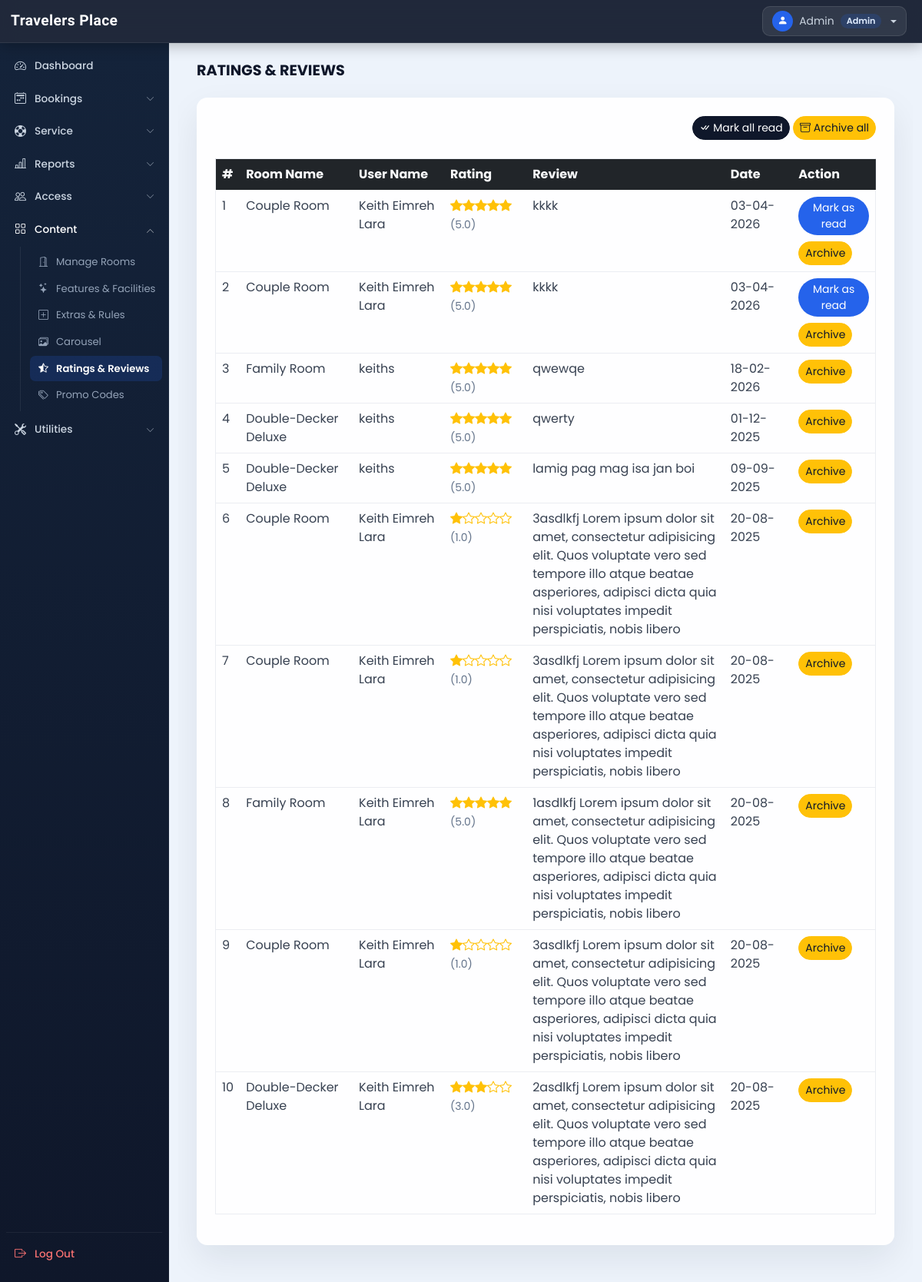
The page /admin/rate_review.php (signed in) on the database its author committed.
### tables this page shows
CREATE TABLE `rating_review` (
  `sr_no` int(11) NOT NULL AUTO_INCREMENT,
  `booking_id` int(11) NOT NULL,
  `room_id` int(11) NOT NULL,
  `user_id` int(11) NOT NULL,
  `rating` int(11) NOT NULL,
  `review` varchar(200) NOT NULL,
  `seen` int(11) NOT NULL DEFAULT 0,
  `datentime` datetime NOT NULL DEFAULT current_timestamp(),
  `is_archived` tinyint(1) NOT NULL DEFAULT 0,
  `archived_at` datetime DEFAULT NULL,
  PRIMARY KEY (`sr_no`),
  KEY `booking_id` (`booking_id`),
  KEY `room_id` (`room_id`),
  KEY `user_id` (`user_id`),
  KEY `idx_rating_review_seen_archived` (`seen`,`is_archived`),
  KEY `idx_rating_review_datentime` (`datentime`),
  CONSTRAINT `rating_review_ibfk_1` FOREIGN KEY (`booking_id`) REFERENCES `booking_order` (`booking_id`),
  CONSTRAINT `rating_review_ibfk_2` FOREIGN KEY (`room_id`) REFERENCES `rooms` (`id`),
  CONSTRAINT `rating_review_ibfk_3` FOREIGN KEY (`user_id`) REFERENCES `user_cred` (`id`)
);

CREATE TABLE `rooms` (
  `id` int(11) NOT NULL AUTO_INCREMENT,
  `name` varchar(150) NOT NULL,
  `area` int(11) NOT NULL,
  `price` int(11) NOT NULL,
  `quantity` int(11) NOT NULL,
  `adult` int(11) NOT NULL,
  `children` int(11) NOT NULL,
  `description` varchar(350) NOT NULL,
  `status` tinyint(4) NOT NULL DEFAULT 1,
  `removed` int(11) NOT NULL DEFAULT 0,
  `archived_at` datetime DEFAULT NULL,
  `is_archived` tinyint(1) NOT NULL DEFAULT 0,
  PRIMARY KEY (`id`)
);

CREATE TABLE `user_cred` (
  `id` int(11) NOT NULL AUTO_INCREMENT,
  `name` varchar(100) NOT NULL,
  `email` varchar(150) NOT NULL,
  `address` varchar(120) NOT NULL,
  `phonenum` varchar(100) NOT NULL,
  `pincode` int(11) NOT NULL,
  `dob` date NOT NULL,
  `profile` varchar(100) NOT NULL,
  `password` varchar(200) NOT NULL,
  `is_verified` int(11) NOT NULL DEFAULT 0,
  `token` varchar(200) DEFAULT NULL,
  `t_expire` date DEFAULT NULL,
  `status` int(11) NOT NULL DEFAULT 1,
  `is_archived` tinyint(1) NOT NULL DEFAULT 0,
  `datentime` datetime NOT NULL DEFAULT current_timestamp(),
  `username` varchar(100) DEFAULT NULL,
  `verification_code` varchar(255) DEFAULT NULL,
  PRIMARY KEY (`id`),
  UNIQUE KEY `uniq_user_cred_username` (`username`),
  KEY `idx_user_cred_status_datentime` (`status`,`datentime`)
);

### admin/rate_review.php (the view, shortened to what this page needs)
<?php
  function render_rating_stars($rating_raw){
    $rating = is_numeric($rating_raw) ? (float)$rating_raw : 0.0;
    $full = (int)floor($rating);
    $frac = $rating - $full;
    $half = ($frac >= 0.25 && $frac < 0.75) ? 1 : 0;
    $empty = max(0, 5 - $full - $half);
    $title = htmlspecialchars(number_format($rating, 1), ENT_QUOTES);
    $html = "<span class='text-warning' title='{$title}/5' aria-label='Rating {$title} out of 5'>";
    for($i=0;$i<$full;$i++){ $html .= "<i class='bi bi-star-fill'></i>"; }
    for($i=0;$i<$empty;$i++){ $html .= "<i class='bi bi-star'></i>"; }
    $html .= "</span> <span class='text-muted small'>({$title})</span>";
    return $html;
  }
?>
<!DOCTYPE html>
<html lang="en">
<head>
  <?php require('inc/links.php'); ?>
</head>
<body class="bg-light">
  <?php require('inc/header.php'); ?>
  <div class="container-fluid" id="main-content">
    <div class="row">
      <div class="col-lg-10 ms-auto p-4 overflow-hidden">
        <h3 class="mb-4">RATINGS & REVIEWS</h3>
        <div class="card border-0 shadow-sm mb-4">
          <div class="card-body">
            <div class="text-end mb-4">
              <a href="?seen=all" class="btn btn-dark rounded-pill shadow-none btn-sm">
                <i class="bi bi-check-all"></i> Mark all read
              </a>
              <a href="?archive=all" class="btn btn-warning rounded-pill shadow-none btn-sm">
                <i class="bi bi-archive"></i> Archive all
              </a>
            </div>
            <div class="table-responsive-md">
              <table class="table table-hover border">
                <thead>
                  <tr class="bg-dark text-light">
                    <th scope="col">#</th>
                    <th scope="col">Room Name</th>
                    <th scope="col">User Name</th>
                    <th scope="col">Rating</th>
                    <th scope="col" width="30%">Review</th>
                    <th scope="col">Date</th>
                    <th scope="col">Action</th>
                  </tr>
                </thead>
                <tbody>
                  <?php
                    $q = "SELECT rr.*,uc.name AS uname, r.name AS rname FROM `rating_review` rr
                      INNER JOIN `user_cred` uc ON rr.user_id = uc.id
                      INNER JOIN `rooms` r ON rr.room_id = r.id
                      WHERE rr.is_archived = 0
                      ORDER BY `sr_no` DESC";
                    $data = mysqli_query($con,$q);
                    $i=1;
                    while($row = mysqli_fetch_assoc($data))
                    {
                      $date = date('d-m-Y',strtotime($row['datentime']));
                      $rating_stars = render_rating_stars($row['rating'] ?? 0);
                      $seen='';
                      if($row['seen']!=1){
                        $seen = "<a href='?seen=$row[sr_no]' class='btn btn-sm rounded-pill btn-primary mb-2'>Mark as read</a> <br>";
                      }
                      $seen.="<a href='?archive=$row[sr_no]' class='btn btn-sm rounded-pill btn-warning'>Archive</a>";
                      echo<<<query
                        <tr>
                          <td>$i</td>
                          <td>$row[rname]</td>
                          <td>$row[uname]</td>
                          <td>$rating_stars</td>
                          <td>$row[review]</td>
                          <td>$date</td>
                          <td>$seen</td>
                        </tr>
                      query;
                      $i++;
                    }
                  ?>
                </tbody>
              </table>
            </div>
          </div>
        </div>
      </div>
    </div>
  </div>
</body>
</html>

### admin/css/common.css (style rules this page uses)
:root { --teal: #2ec1ac; --teal_hover: #279e8c; }
* { font-family: 'Poppins', sans-serif; }
body.bg-light { background: linear-gradient(135deg, #f5f7fa 0%, #c3cfe2 100%); min-height: 100vh; }

### admin/css/layout.css (style rules this page uses)
:root { --sidebar-bg: #0f172a; --sidebar-hover: rgba(255,255,255,0.07); --sidebar-active-bg: #1e3a5f; --sidebar-text: #cbd5e1; --sidebar-text-active: #fff; --navbar-bg: rgba(15,23,42,0.95); --sidebar-width: 220px; --navbar-height: 56px; --accent: #3b82f6; }
body { background: #f1f5f9 !important; padding-top: var(--navbar-height) !important; padding-left: var(--sidebar-width) !important; }
#main-content > .row { margin: 0; }
#main-content > .row > [class*="col-"] { max-width: 100% !important; width: 100% !important; flex: 0 0 100% !important; margin-left: 0 !important; padding-right: 0; }
#main-content .card { background: #fff; border: none !important; border-radius: 14px; box-shadow: 0 2px 16px rgba(0,0,0,0.07); }
#main-content .card-body { padding: 1.5rem; }
#main-content h3 { font-size: 1.2rem; font-weight: 700; color: #0f172a; }
.btn-primary { background: #3b82f6; border: none; border-radius: 8px; }
.btn-dark { background: #0f172a; border-color: #0f172a; border-radius: 8px; }
#main-content .table { color: #374151; }
#main-content .table thead { background: #0f172a; color: #fff; }

### admin/css/admin-theme.css (style rules this page uses)
:root { --admin-accent: #2563eb; --admin-accent-rgb: 37, 99, 235; --admin-sidebar-bg: #14233a; --admin-sidebar-bg-strong: #0f172a; --admin-navbar-bg: rgba(15, 23, 42, 0.92); --admin-page-bg: #edf3fb; --admin-surface: rgba(255, 255, 255, 0.96); --admin-surface-muted: #f8fbff; --admin-border: rgba(148, 163, 184, 0.28); --admin-text: #0f172a; --admin-text-muted: #64748b; --admin-card-shadow: 0 18px 45px rgba(15, 23, 42, 0.08); --admin-menu-bg: #132136; --admin-menu-border: rgba(255, 255, 255, 0.08); --admin-menu-text: #d7e1ee; --admin-menu-text-muted: #94a3b8; --admin-sidebar-text: #d7e1ee; --admin-sidebar-text-active: #ffffff; --admin-sidebar-hover: rgba(255, 255, 255, 0.08); --admin-sidebar-active-bg: rgba(37, 99, 235, 0.18); --admin-login-bg: radial-gradient(circle at top left, rgba(37, 99, 235, 0.18), transparent 32%), radial-gradient(circle at bottom right, rgba(59, 130, 246, 0.12), transparent 28%), linear-gradient(135deg, #f7fbff 0%, #e9f0f9 52%, #dde7f3 100%); --admin-login-card: rgba(255, 255, 255, 0.92); --admin-login-card-border: rgba(255, 255, 255, 0.86); --admin-login-input: rgba(248, 250, 252, 0.98); --admin-login-input-border: #d7e2ee; --admin-login-input-text: #102033; --admin-login-muted: #607086; --admin-login-toggle-bg: rgba(255, 255, 255, 0.82); --admin-login-shadow: 0 25px 65px rgba(15, 23, 42, 0.14); }
body:not(.admin-auth-page) { background: var(--admin-page-bg) !important; color: var(--admin-text); transition: background-color 0.25s ease, color 0.25s ease; }
#main-content .card, .modal-content, .offcanvas, .dropdown-menu:not(.profile-dropdown):not(.theme-dropdown-menu) { background: var(--admin-surface) !important; color: var(--admin-text) !important; border-color: var(--admin-border) !important; box-shadow: var(--admin-card-shadow) !important; }
#main-content .text-muted, #main-content .text-secondary, .modal-content .text-muted, .modal-content .text-secondary { color: var(--admin-text-muted) !important; }
.btn-primary, .custom-bg, .nav-tabs .nav-link.active { background: var(--admin-accent) !important; border-color: var(--admin-accent) !important; }
.btn-success, .btn-danger, .btn-warning, .btn-info, .btn-secondary, .btn-dark { color: #ffffff !important; }
.btn-warning, .btn-info { color: #0f172a !important; }
a, .nav-tabs .nav-link:hover { color: var(--admin-accent); }
#main-content .border, #main-content .border-top, #main-content .border-bottom, #main-content .border-start, #main-content .border-end, .modal-content .border, .modal-content .border-top, .modal-content .border-bottom, .modal-content .border-start, .modal-content .border-end { border-color: rgba(148, 163, 184, 0.18) !important; }

### rows shown on the page
rating_review: room.name "Couple Room", user.name "Keith Eimreh Lara", rating "5.0", review "kkkk", datentime "03-04-2026"
rating_review: room.name "Couple Room", user.name "Keith Eimreh Lara", rating "5.0", review "kkkk", datentime "03-04-2026"
rating_review: room.name "Family Room", user.name "keiths", rating "5.0", review "qwewqe", datentime "18-02-2026"
rating_review: room.name "Double-Decker Deluxe", user.name "keiths", rating "5.0", review "qwerty", datentime "01-12-2025"
rating_review: room.name "Double-Decker Deluxe", user.name "keiths", rating "5.0", review "lamig pag mag isa jan boi", datentime "09-09-2025"
rating_review: room.name "Couple Room", user.name "Keith Eimreh Lara", rating "1.0", review "3asdlkfj Lorem ipsum dolor sit amet, consectetur adipisicing elit. Quos voluptate vero sed tempore illo atque beatae asperiores, adipisci dicta quia nisi voluptates impedit perspiciatis, nobis libero", datentime "20-08-2025"
rating_review: room.name "Couple Room", user.name "Keith Eimreh Lara", rating "1.0", review "3asdlkfj Lorem ipsum dolor sit amet, consectetur adipisicing elit. Quos voluptate vero sed tempore illo atque beatae asperiores, adipisci dicta quia nisi voluptates impedit perspiciatis, nobis libero", datentime "20-08-2025"
rating_review: room.name "Family Room", user.name "Keith Eimreh Lara", rating "5.0", review "1asdlkfj Lorem ipsum dolor sit amet, consectetur adipisicing elit. Quos voluptate vero sed tempore illo atque beatae asperiores, adipisci dicta quia nisi voluptates impedit perspiciatis, nobis libero", datentime "20-08-2025"
rating_review: room.name "Couple Room", user.name "Keith Eimreh Lara", rating "1.0", review "3asdlkfj Lorem ipsum dolor sit amet, consectetur adipisicing elit. Quos voluptate vero sed tempore illo atque beatae asperiores, adipisci dicta quia nisi voluptates impedit perspiciatis, nobis libero", datentime "20-08-2025"
rating_review: room.name "Double-Decker Deluxe", user.name "Keith Eimreh Lara", rating "3.0", review "2asdlkfj Lorem ipsum dolor sit amet, consectetur adipisicing elit. Quos voluptate vero sed tempore illo atque beatae asperiores, adipisci dicta quia nisi voluptates impedit perspiciatis, nobis libero", datentime "20-08-2025"

### other values the page prints
$admin_name "Admin"
$admin_role "Admin"
